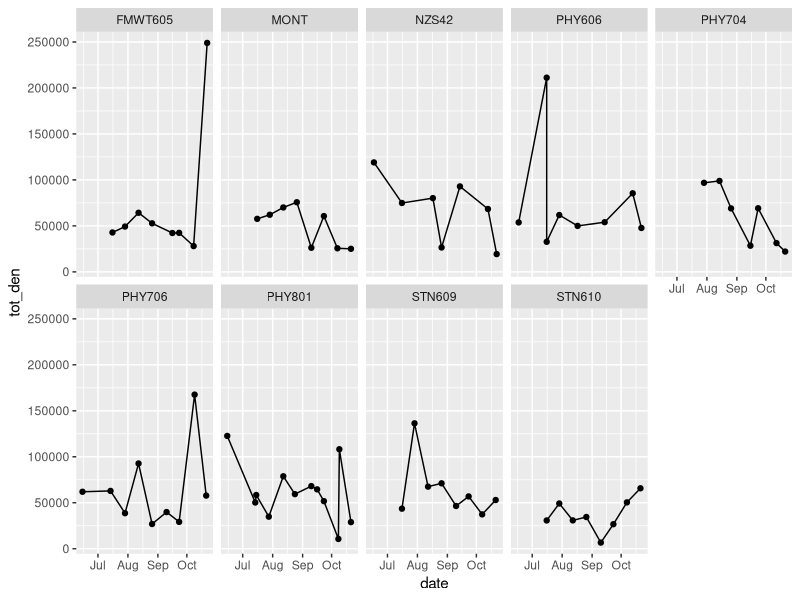
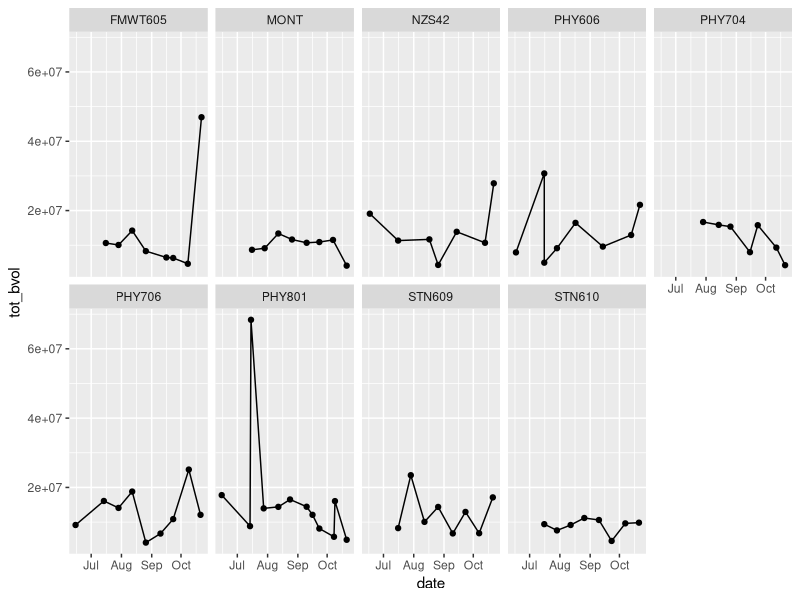
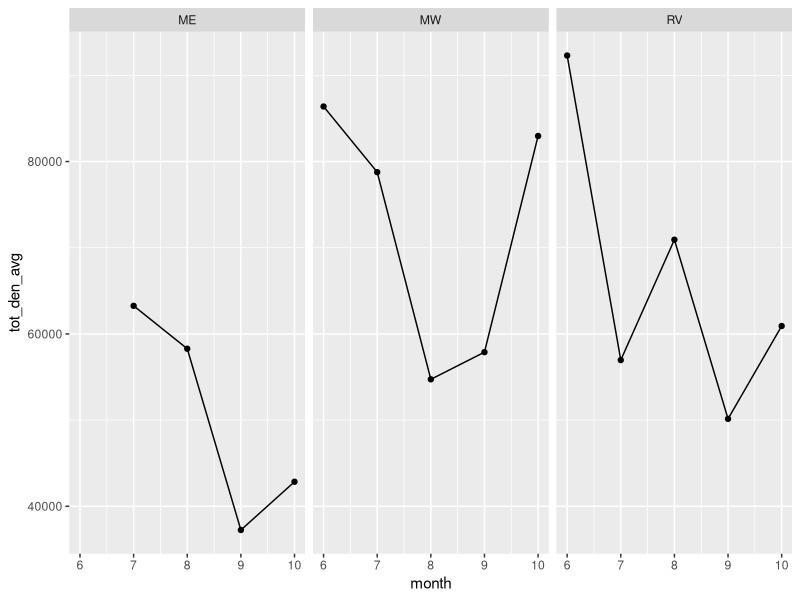
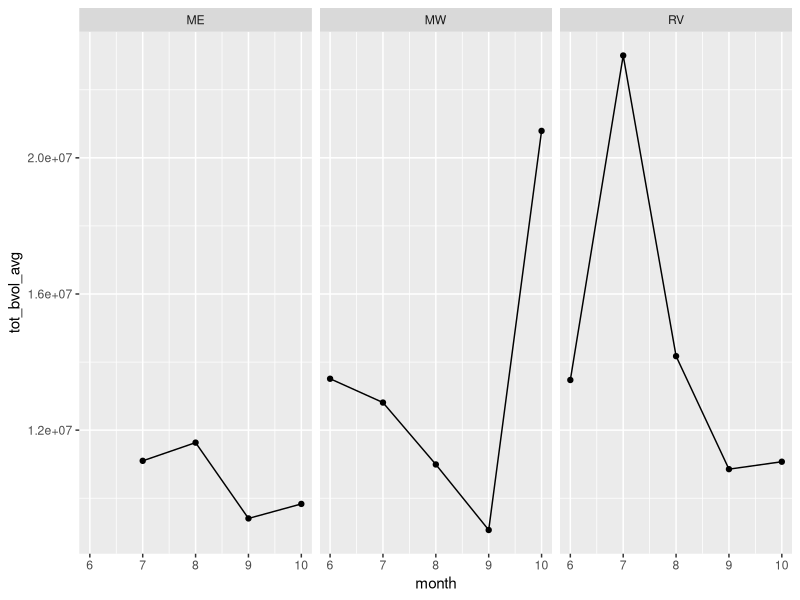
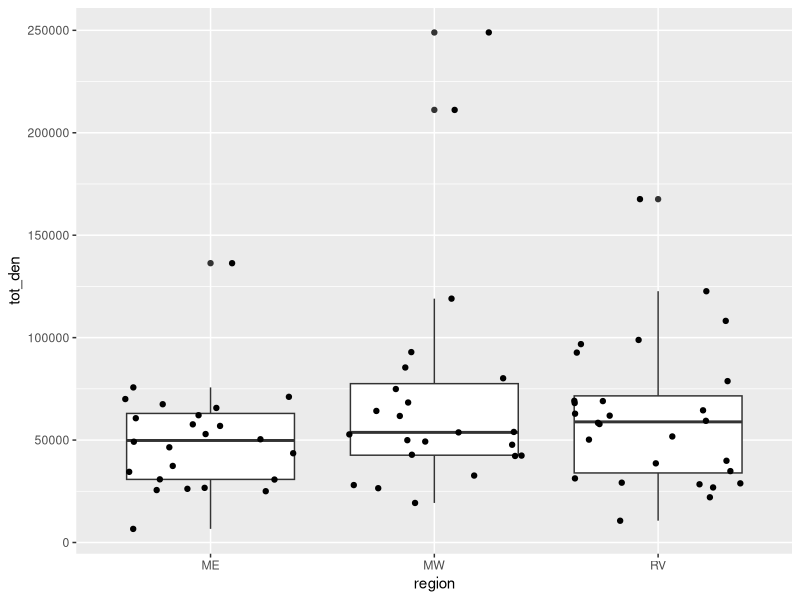
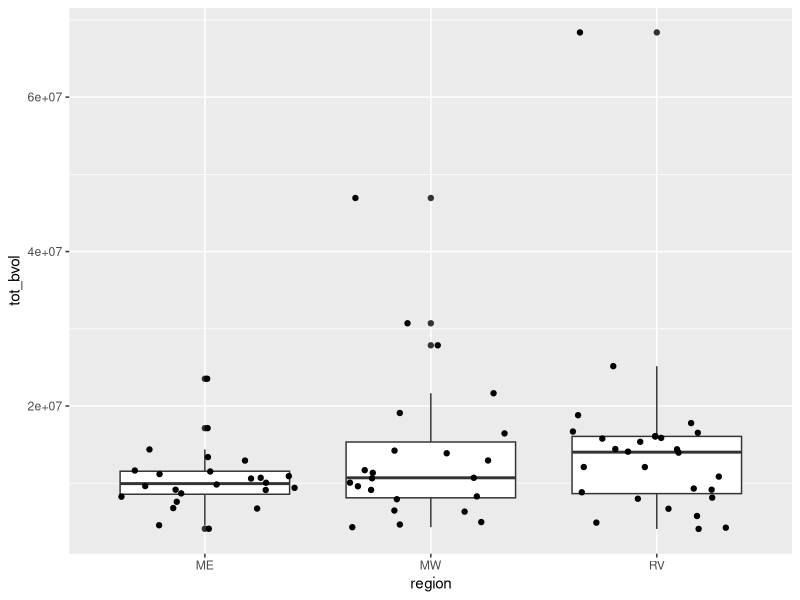
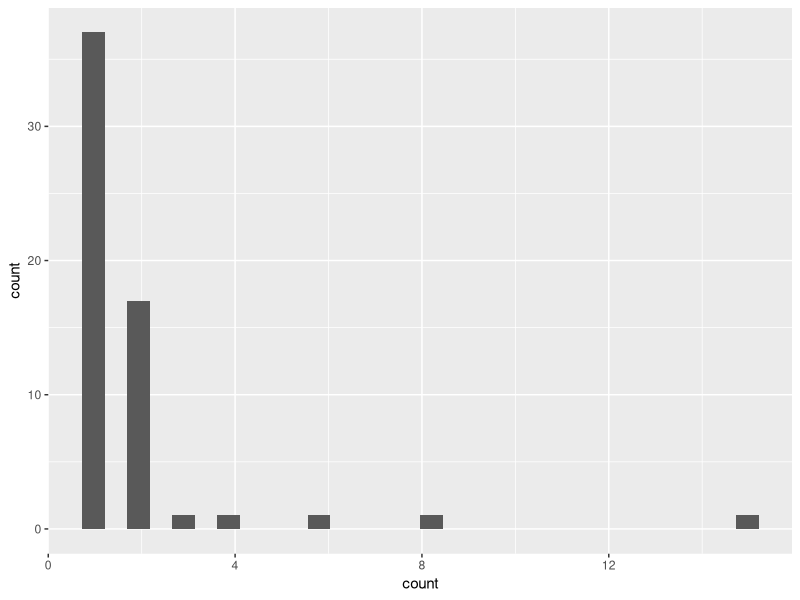
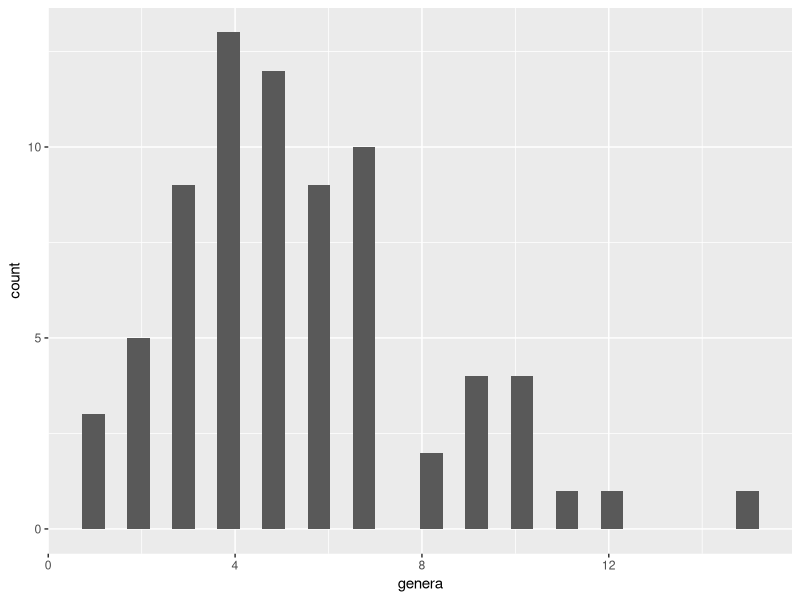

Generate these figures, in order, with R:
#SMSCG
#phytoplantkon
#data visualizations

#Note: refer to DSRS plotting code
#also compare DFW and EMP samples where possible

#total organisms per ml
#total biovolume per ml
#both responses by major taxonomic group (likely phylum)
#maybe nmds by region

#NOTE: don't forget to compare data with notes about some samples not looking not well preserved
#also note that EMP data starts in June but DFW data starts in July

#load packages
library(tidyverse)
library(ggplot2)
library(lubridate)

# 1. Read in the Data----------------------------------------------
# Dataset is on SharePoint site for the SMSCG action

# Define path on SharePoint site for data
sharepoint_path <- normalizePath(
  file.path(
    Sys.getenv("USERPROFILE"),
    "California Department of Water Resources/SMSCG - Summer Action - Data/Phytoplankton"
  )
)  

phyto_vis<-read_csv("SMSCG_phytoplankton_formatted_2020.csv")
#looks like column types are all correct, even date and time

#look at station names
sort(unique(phyto_vis$station))
#names are mostly, but not completely, unique
#fix this one because it's needed: "STN 610" vs "STN610"
#the rest will be filtered out: 
#"C3A" "C3A-Hood" "C3A-HOOD"
#"D16"  "D16-Twitchell"
#"E26" vs "EZ6" 

#remove spaces from all station names, which will remove the redundant versions of 610
phyto_vis$station2<-str_replace_all(phyto_vis$station, " ", "")

#EMP stations: Subset to just the four relevant to SMSCG
#Two different naming systems for stations: EMP (DFW)
#D22 (NZ064), D4 (NZ060), NZ032 (NZ032), NZS42 (NZS42)

#create data frame that groups names of stations that represent the same general location and adds the three broad regions
#RV = Sacramento River, ME = East Suisun Marsh, MW = West Suisun Marsh
station_key <- data.frame(
  station2 = c("STN706", "FMWT706", "NZ064", "D22","STN704","FMWT704","STN801", "FMWT802", "NZ060", "D4","STN609","MONT","STN610","FMWT605", "STN606","FMWT606","NZ032","NZS42"),
  station_comb = c(rep("PHY706", 4), rep("PHY704",2), rep("PHY801", 4),"STN609","MONT","STN610", "FMWT605", rep("PHY606",3),"NZS42"),
  region = c(rep("RV",10), rep("ME",3), rep("MW",5))
)
glimpse(station_key)

#join the sample data and the new station/region data
#by using inner_join, only the SMSCG relevant stations are kept
phyto_gates<- inner_join(phyto_vis,station_key) 

#add a column for month
phyto_gates$month<-month(phyto_gates$date)
#just extracts the month from the date
#could consider rounding date to nearest month too

#look at number of samples per station
s_samp_count<-phyto_gates %>% 
  distinct(station_comb, date) %>% 
  group_by(station_comb) %>% 
  summarize(count = n())  
#generally 7-8 as expected 

#look at number of samples per region
r_samp_count<-phyto_gates %>% 
  distinct(region, date) %>% 
  group_by(region) %>% 
  summarize(count = n())  
#twice as many samples in river as east marsh
#west marsh intermediate in sample number


#plot time series of density and biovolume by station-----------

#summarize density and biovolume data by sample (station x date combo)
#so sum all the taxon specific densities and biovolumes within a sample
s_phyto_sum<-phyto_gates %>% 
  group_by(region, station_comb, station2, date, month) %>% 
  summarize(
    tot_den = sum(organisms_per_ml)
    ,tot_bvol = sum(biovolume_per_ml)
  )


#plot total phytoplankton density by station 
(plot_st_tot_den <-ggplot(s_phyto_sum, aes(x=date, y=tot_den))+ #specified what to plot on the x and y axes
    geom_line() + 
    geom_point() + 
    facet_wrap(~station_comb, nrow=2)
  )

#plot total phytoplankton biovolume by station
(plot_st_tot_bvol <-ggplot(s_phyto_sum, aes(x=date, y=tot_bvol))+ 
    geom_line() + 
    geom_point() + 
    facet_wrap(~station_comb, nrow=2)
)

#plot time series of density and biovolume by region-----------

#so sum all the taxon specific densities and biovolumes within a sample
r_phyto_sum<-s_phyto_sum %>% 
  group_by(region, month) %>% 
  summarize(
    tot_den_avg = mean(tot_den)
    ,tot_bvol_avg = mean(tot_bvol)
  )

#plot mean total phytoplankton density by region
(plot_rg_tot_den <-ggplot(r_phyto_sum, aes(x=month, y=tot_den_avg))+ 
    geom_line() + 
    geom_point() + 
    facet_wrap(~region)
)

#plot mean total phytoplankton biovolume by region
(plot_rg_tot_bvol <-ggplot(r_phyto_sum, aes(x=month, y=tot_bvol_avg))+ 
    geom_line() + 
    geom_point() + 
    facet_wrap(~region)
)

#boxplots of total density and biovolume by region-------

(plot_rg_tot_den_bx<-ggplot(data=s_phyto_sum, aes(x = region, y = tot_den)) + 
   geom_boxplot()+
   geom_jitter() #adds all points to plot, not just outliers
)

(plot_rg_tot_bvol_bx<-ggplot(data=s_phyto_sum, aes(x = region, y = tot_bvol)) + 
    geom_boxplot()+
    geom_jitter() #adds all points to plot, not just outliers
)


#plot number of genera by station and region-------

#determine how many species typically within each genera
#if generally one, then easier to just use genus for plots/analysis
ssp_count<-phyto_gates %>% 
  distinct(genus, taxon) %>% 
  group_by(genus) %>% 
  summarize(count = n())  

#use histogram to visualize distribution of species per genera
(plot_spp_per_genus_hist<-ggplot(data=ssp_count, aes(x = count)) + 
    geom_histogram()
)
#most genera contain 1-2 species but some contain up to 15

#look closer at genera with many species
genera_rich<-phyto_gates %>% 
  distinct(genus, taxon) %>% 
  filter(genus=="Nitzschia" | genus =="Navicula") %>% 
  arrange(genus)
#not just unique because of variants of same name
#actually quite a few different species within these genera present

#create df that counts genera by sample
phyto_genera_sum<-phyto_gates %>% 
  distinct(region, station_comb,date, month,genus) %>% 
  group_by(region, station_comb,date, month) %>% 
  summarize(genera = n())

#use histogram to visualize distribution of genera per sample
(plot_genera_per_sample_hist<-ggplot(data=phyto_genera_sum, aes(x = genera)) + 
    geom_histogram()
)
#generally 1-7 but some up to 15 genera per sample

#plot time series of number of genera by station
(plot_st_genera <-ggplot(phyto_genera_sum, aes(x=date, y=genera))+ 
    geom_line() + 
    geom_point() + 
    facet_wrap(~station_comb)
)

#number of genera per region
phyto_genera_sum_rg<-phyto_gates %>% 
  distinct(region,date, month,genus) %>% 
  group_by(region,date, month) %>% 
  summarize(genera = n())

#plot time series of number of genera by region
(plot_st_genera <-ggplot(phyto_genera_sum_rg, aes(x=date, y=genera))+ 
    geom_line() + 
    geom_point() + 
    facet_wrap(~region)
)

#stacked bar plot showing phyla by station-------


#stacked bar plot showing phyla by region-------




